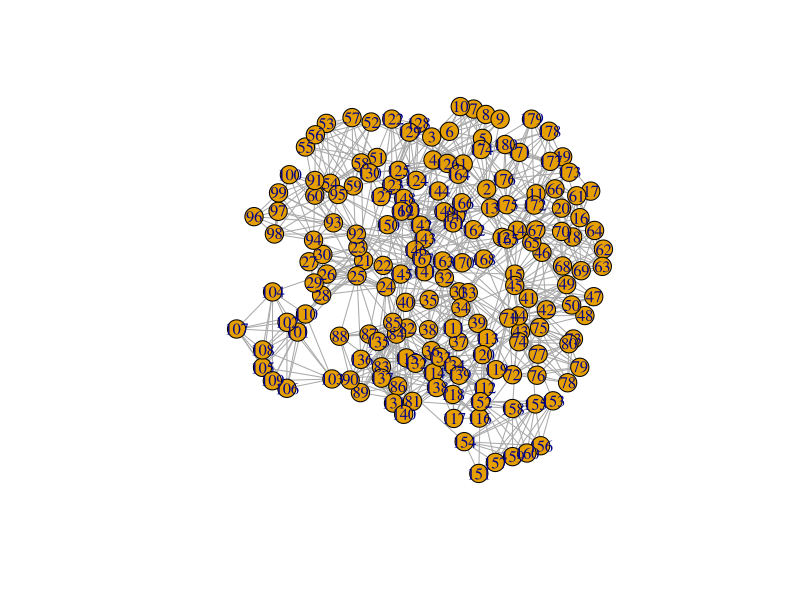
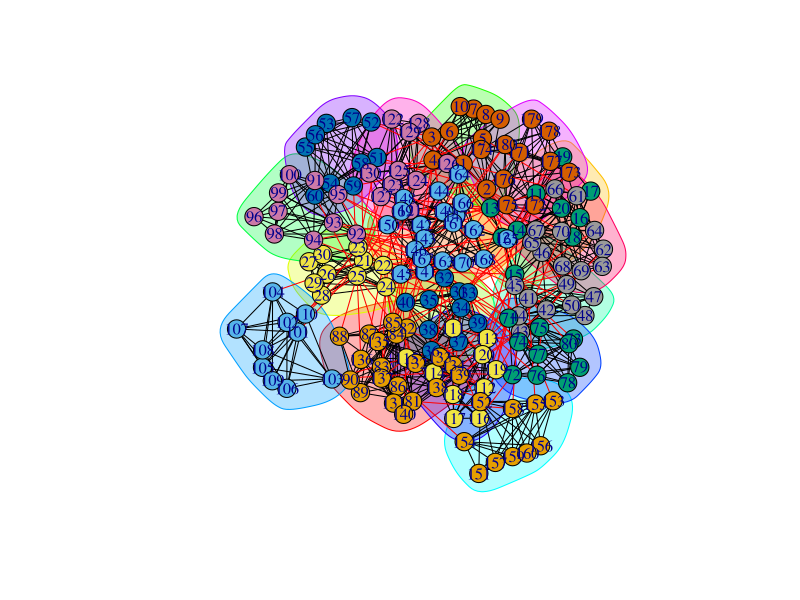

Write the R code that produced these figures, in order. (Note: this script raises an error after producing the figures.)
library(igraph)

#Generates a graph that is the union of length(n) random graphs, where each subgraph
# G_i=(V_i,E_i) with edge probabilities P_i; |V_i|=n_i
#
#n, vector of number of vertices in each class
#p, vector of edge probablities
generateIslands<-function(n,p,d=0){
  #check if divisions were given
  #if not, make each class have only 1 division
  if(d == 0){
    d = rep(1,length(n))
  }
  
  index=1
  for(i in 1:length(n)){
    if(d[i] == 1){
      g_i=erdos.renyi.game(n[i],p[i],loops=FALSE,directed=FALSE)
      g_i<-set.vertex.attribute(g_i, "name", value=index:(index+n[i]-1))
      if(i==1){
        g=g_i
      }else{
        g=graph.disjoint.union(g,g_i)
      }
      index=index+n[i]
    }
  }
  return(g)
}


#Sets the same probability between all clusters
#p is the probability of an edge between clusters i,j exists
GenSameProbBetweenClasses<-function(n,p){
  p_class <- vector()
  for(ij in 1:length(combn(length(n),2)[1,])){
    p_class[ij]<-p
  }
  return(p_class)
}

GenSameProbInClasses<-function(n,p){
  p_vect<-vector()
  for(i in 1:length(n)){
    p_vect[i]<-p
  }
  return(p_vect)
}

#returns a vector that contains the indices (also labels) of start nodes for each 
#class in the g
GetClassIndecies<-function(g,n){
  result<-vector()
  for(i in 1:length(n)){
    if(i == 1){
      result[i]=1
    }else{
      result[i]=result[i-1]+n[i-1]
    }
  }
  return(result)
}

#x: integer of Class x
#returns vectors of edges for the bipartite subgraph of Class x and Class y
ListEdgesInBiPartite<-function(g,n,x,y){
  edges<-vector()
  index=1
  class_indicies<-GetClassIndecies(g,n)
  x_start<-class_indicies[x]
  x_end<-x_start+n[x]-1
  y_start<-class_indicies[y]
  y_end<-y_start+n[y]-1
  
  for(i in x_start:x_end){
    for(j in y_start:y_end){
      edges[index]=i
      edges[index+1]=j
      index=index+2
    }
  }
  return(edges)
}

#Inserts edges in g for classes x and y at probability p
PlaceEdgesBetween<-function(g,n,x,y,p){
  biEdges<-ListEdgesInBiPartite(g,n,x,y)
  #Generate the number of edges using binomial
  numEdges<-rbinom(1,length(biEdges)/2,p)
  #Generate list of edges to be used
  indiciesOfEdges<-sample(x=seq(1,length(biEdges)/2),size=numEdges,replace=FALSE)
  for(k in 1:length(indiciesOfEdges)){
    ij<-indiciesOfEdges[k]
    g<-add_edges(g,c(biEdges[ij],biEdges[ij+1]))
  }
  
  
  #oldMethod
  #for(ij in seq(1,length(biEdges),2)){
   # randNum<-runif(1)
    #if(randNum<=p){
     # g<-add_edges(g,c(biEdges[ij],biEdges[ij+1]))
    #}
  #}
  return(g)
}


#p, vector of probabilities of edges between clusters
#e.g. Given length(n)=4, then p[1] = p_(1,2), p[2]=p_(1,3), .. p[6]=p_(3,4)
#
#length(p)=length(n)C2
PlaceEdgesBetweenClasses<-function(g,n,p){
  ClassCombinations<-combn(length(n),2)
  for(i in 1:length(p)){
    #class X
    x=ClassCombinations[1,i]
    #class Y
    y=ClassCombinations[2,i]
    if(p[i]!=0){
      g<-PlaceEdgesBetween(g,n,x,y,p[i])
    }
  }
  return(g)
}

#k: number of classes
#returns a vector of class sizes
GenGaussianClassSizes<-function(k=4,n=14,sd=1){
  return(ceiling(rnorm(k,n,sd)))
}

#k: number of classes
#n: size of the classes
#returns a vector of class sizes where each element is the same
GenSameClassSizes<-function(k=4,n=14){
  return(rep(n,k))
}

#k: number of classes
#n: number of divisions within a class
#returns a vector of divisions where each element is i the number of division in class i
GenSameClassSizes<-function(k=4,n=14){
  return(rep(n,k))
}

#returns a boolean vector of combinations of classes
GenBooleanClassCombn<-function(n,p=1){
  return(rbinom(length(combn(length(n),2)[1,]),1,p))
}

#-------------------------------------------------------------
# Setting up class sizes and edges within the class
#-------------------------------------------------------------
#Option 1: manually generate vectors
n=c(14,14,14,15)
p=c(.8,1,.9,.8)
g=generateIslands(n,p)

#Option 2: use random normal class sizes
n=GenGaussianClassSizes(7,14,1)
p=rep(.9,10) 
g=generateIslands(n,p)

#Option 3: use same class sizes and propbablilites 
n = GenSameClassSizes(k=18,n=10)
p = GenSameProbInClasses(n,.9)
g=generateIslands(n,p)


#-------------------------------------------------------------
#Setting up edges between the classes
#-------------------------------------------------------------
p_clust<-GenSameProbBetweenClasses(n,.05) #p_clust assigned  vector where each element is p
IncludePair<-GenBooleanClassCombn(n,.3) #Include Pair is a binary vector that decides if each pair of classes will have edges
p_clust<-p_clust*IncludePair #p_clust is now the final vector of probablilites 

g<-PlaceEdgesBetweenClasses(g,n,p_clust) #places the edges


#-------------------------------------------------------------
#Running clustering algorithms
#-------------------------------------------------------------
wc<-walktrap.community(g,steps=4)
eb <-cluster_edge_betweenness(g)


#-------------------------------------------------------------
#Plotting
#-------------------------------------------------------------
plot(g,layout=layout.kamada.kawai, vertex.size = 10)
plot(wc,g,layout=layout.kamada.kawai, vertex.size = 10)

wc$merges
dendPlot(eb,use.modularity=TRUE)

#rglplot(g)
#built in function
#g<-sample_islands(3,10,5/10,1)
#plot(g)